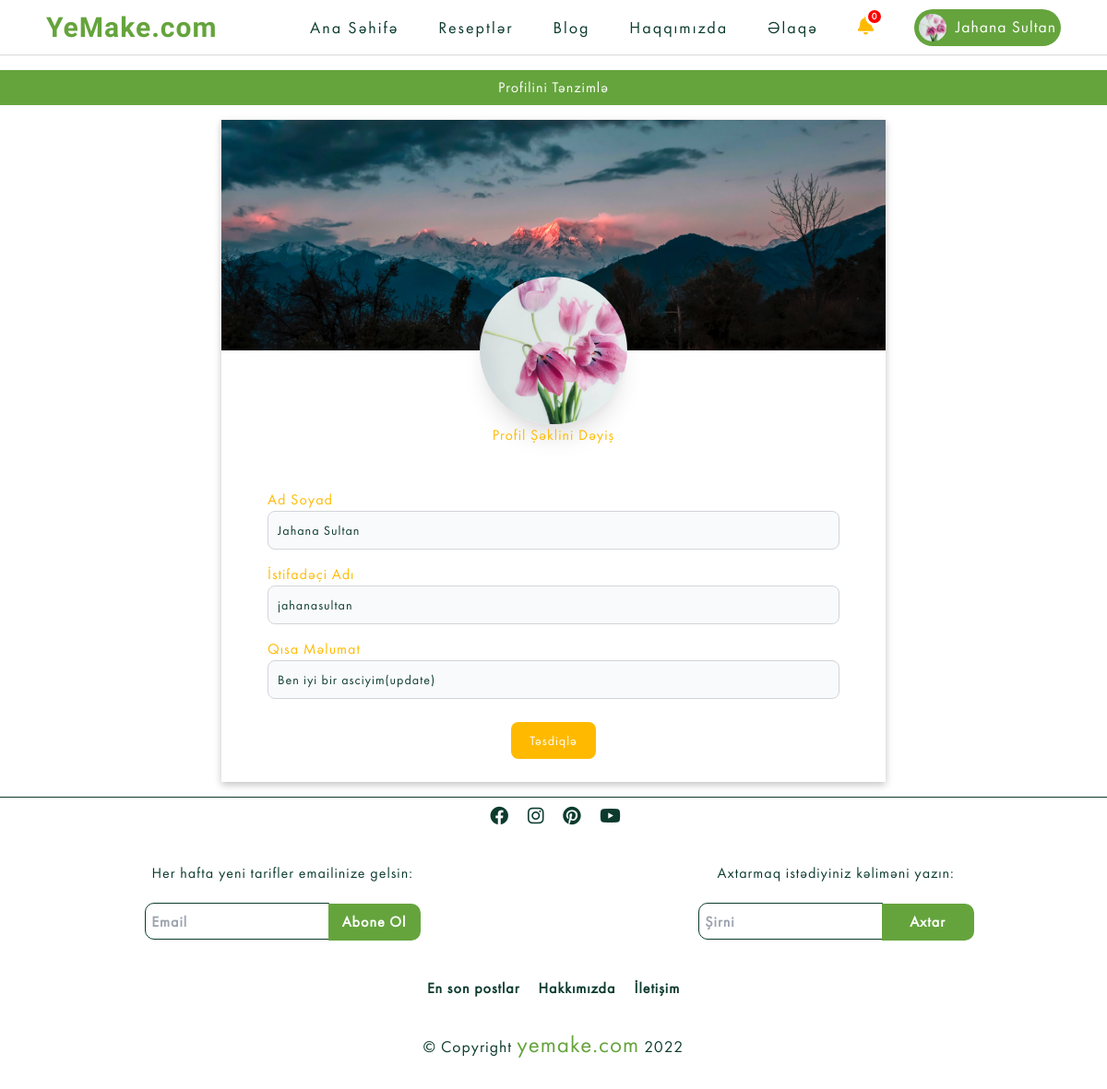
The page /edit-account/ (signed in) on the database its author committed.
### users/models.py (models this page shows, shortened)
class Profile(models.Model):
    user=models.OneToOneField(User, on_delete=models.CASCADE, null=True )
    username=models.CharField(max_length=100, null=True, blank=True)
    name=models.CharField(max_length=200, null=True, blank=True)
    email=models.EmailField(max_length=200,null=True,blank=True, unique=True)
    short_info=models.CharField(max_length=200, null=True, blank=True)
    profile_image=models.ImageField(upload_to='Users', null=True, blank=True,default='Users/user-default.jpg')
    cover_image=models.ImageField(upload_to='Users', blank=True, null=True, default='Users/cover.webp')
    slug=models.SlugField( verbose_name="Slug", null=True, unique=True)

### users/views.py (the view)
# urls.py: path('edit-account/', views.editAccount, name='edit-account'),path('user/<slug:slug>/',views.userAccount, name="Account"),
@login_required(login_url='signin')
def editAccount(request):
    profile=request.user.profile
    form=ProfileForm(instance=profile)
    if request.method=="POST":
        form=ProfileForm(request.POST, request.FILES, instance=profile)
        if form.is_valid():
            form.save()
            return redirect(f'/account/{profile.slug}')
    context={
        "form":form
    }
    return render(request, "users/profile_form.html",context)

### users/forms.py
class ProfileForm(ModelForm):
    class Meta:
        model=Profile
        email=forms.CharField(error_messages={'unique': u'My custom message'})
        fields=["name","cover_image","profile_image","username","short_info"]
        labels = {
            "cover_image": "Örtük Şəkli",
            'profile_image': 'Profil Şəkli',
            "name":"Ad Soyad",
            "username":"İstifadəçi Adı",
            "short_info":"Qısa Məlumat",
        }

### main/context_processors.py (called while the page is built)
def notification_count(request):
    if request.user.is_authenticated:
        profile=Profile.objects.get(username=request.user.username)
        notification=Notification.objects.filter(user=profile, is_seen=False)
        return {
          "push":notification
        }
    else:
        return {
            "push": {}
        }

### templates/users/profile_form.html (shortened to what this page needs)
{% extends "base.html" %}
{% load static %}
{% block css %}
<link rel="stylesheet" href='{% static '/css/profile-form.css' %}?{% now "U" %}'>
<link rel="stylesheet" href='{% static '/css/output.css' %}?{% now "U" %}'>
{% endblock css %}
{% block content %}
<h3 class="title">Profilini Tənzimlə</h3>
<div class="profile-form">
    <div class="form">
  <form action="{% url 'edit-account' %}" method='POST' enctype="multipart/form-data">
        <div class="profile-relative-div">
            <div class="cvr-img">
                <img src="" alt="cover-photo" id="cvr-img">
            </div>
            <div class="prf-img">
                <img src="" alt="profile-photo" id="prf-img">
                <label for="id_profile_image">Profil Şəklini Dəyiş</label>
            </div>
        </div>
<div class="field">
    <label for="id_name">{{form.name.label}}</label>
    {{form.name}}
    <label for="id_username">{{form.username.label}}</label>
    {{form.username}}
    <label for="id_short_info">{{form.short_info.label}}</label>
    {{form.short_info}}
</div>
<div class="flex justify-center">
    <button type="submit" class="text-white  focus:outline-none  font-medium rounded-lg text-sm w-full sm:w-auto px-5 py-2.5 text-center">Təsdiqlə</button></div>
</form>
</div>
</div>
{% endblock content %}

### templates/base.html (shortened to what this page needs)
{% load static %}
<!DOCTYPE html>
<html lang="tr">
<head>
    <link rel="stylesheet" href="https://cdnjs.cloudflare.com/ajax/libs/font-awesome/6.1.2/css/all.min.css"
 />
    <link href="https://unpkg.com/pattern.css" rel="stylesheet">
    <link rel="stylesheet" href="//cdn.jsdelivr.net/npm/alertifyjs@1.13.1/build/css/alertify.min.css"/>
    <link rel="stylesheet" href="//cdn.jsdelivr.net/npm/alertifyjs@1.13.1/build/css/themes/default.min.css"/>
    <link rel="stylesheet" href='{% static '/css/style.css' %}?{% now "U" %}'>
    {% block css %}{% endblock  %}
</head>
<body class="bg">
    <nav class="padding-x">
            <div class="logo">
        <a href="{% url 'index' %}">
          YeMake.com
        </a>
    </div>
        <ul class="nav-links">
            <li><a href="{% url 'index' %}">Ana Səhifə</a></li>
            <li><a href="{% url 'recipes' %}">Reseptlər</a></li>
            <li><a href="{% url 'blogs' %}">Blog</a></li>
            <li><a href="{% url 'aboutus' %}">Haqqımızda</a></li>
            <li><a href="{% url 'contact' %}">Əlaqə</a></li>
            {% if request.user.is_authenticated  %}
            <li class="notification-bell">
               <div class="notifications">
                   <i class="fa-solid fa-bell"></i>
                   <div class="count notification-count">
                    {% if push.count < 10 %}
                    {{push.count}}
                    {% else %}
                       9+
                    {% endif %}
                </div>
               </div>
            </li>
                <li class="profile-nav">
                    <div class="profile-go">
                        {% if user.profile.profile_image %}
                        <img src="{{user.profile.profile_image.url}}" alt="">
                        {% else %}
            <img src="{% static 'image/user-default.jpg' %}" alt="">
                        {% endif %}
                         <p>{{user.profile.name}}</p></div>
                </li>
            {% else %}
            <a href="{% url 'signin' %}">
                <li><button class="join-button" >Giriş Et</button></li>
            </a>
            {% endif %}
        </ul>
    </nav>
    {% block content %}
     {% endblock  %}
    <footer>
        <div class="footer">
            <div class="icons">
                <a href="#"><i class="fab fa-facebook"></i></a>
                <a href="#"><i class="fab fa-instagram"></i></a>
                <a href="#"><i class="fab fa-pinterest"></i></a>
                <a href="#"><i class="fab fa-youtube"></i></a>
            </div>
            <div class="input">
                <form class="subscribe" action="{% url 'subscribe' %}" method="POST">
                    <h5>Her hafta yeni tarifler emailinize gelsin:</h5>
                    <input type="email" placeholder="Email" name="email">
                    <button>Abone Ol</button>
                </form>
                <div class="search">
                    <h5>Axtarmaq istədiyiniz kəliməni yazın:</h5>
                    <form action="{% url 'recipes' %}" method="get" id="searchForm">
                    <input type='text' id="search" class="searchbar" placeholder="Axtar" name="search_query" />
                    <button type="submit" id="searchbarsubmit">Axtar</button>
                </form>
                </div>
            </div>
            <div class="footer-nav">
                <a href="">En son postlar</a>
                <a href="about.html">Hakkımızda</a>
                <a href="contact.html">İletişim</a>
            </div>
        </div>
        <div class="copyright">
            <p>© Copyright <span>yemake.com</span> {% now "Y" as current_year %}{{ current_year }} </p>
        </div>
    </footer>
</body>
</html>

### static/css/style.css (style rules this page uses)
:root { --dark-green: #0c3b2e; --light-green: #65A43D; --water-green: #bb8a72; --grass-green: #0c3b2e; --brokolli-green: #008c3f; --carrot: #65A43D; --yellow: #ffba00; }
* { margin: 0; padding: 0; color: #f2f5f7; letter-spacing: 1px; font-weight: 300; color: var(--dark-green); text-decoration: none; list-style: none; box-sizing: border-box; font-family: "Montserrat", sans-serif; font-family: "FuturaPT", sans-serif; }
h1, h2, h3, h4, h5, h6 { font-family: "FuturaPT", sans-serif; }
p { font-size: 1.1rem; }
html { scroll-behavior: smooth; }
img { width: 100%; height: 100%; }
.padding-x { padding-left: 50px; padding-right: 50px; }
h3.title { background-color: var(--carrot); backdrop-filter: blur(5px); -webkit-backdrop-filter: blur(5px); text-align: center; padding: 7px; word-wrap: break-word; color: #fff; margin: 1rem 0; }
button { cursor: pointer; }
img { object-fit: cover; }
nav { width: 100%; background-color: #fff; border-bottom: 1px solid rgb(221, 221, 221); box-shadow: rgba(27, 31, 35, 0.04) 0px 1px 0px, rgba(255, 255, 255, 0.25) 0px 1px 0px inset; display: flex; align-items: center; position: sticky; top: 0; z-index: 1000; justify-content: space-between; height: 60px; }
.logo { display: flex; align-items: center; transition: 0.3s ease; width: 25%; }
.logo a { text-decoration: none; font-size: 30px; font-weight: 900; color: var(--light-green); display: block; font-family: 'Fredericka the Great', cursive; }
.nav-links { display: flex; width: 74%; height: 100%; justify-content: space-between; align-items: center; }
.nav-links li a { display: inline-block; letter-spacing: 2px; transition: 0.3s ease; font-size: 18px; font-weight: 500; }
.profile-nav img { width: 30px; height: 30px; border-radius: 50%; margin-right: 10px; }
.profile-nav { padding: 5px; border-radius: 100vmax; background-color: var(--carrot); position: relative; }
.profile-nav p { color: #fff !important; }
.profile-go { display: flex; width: 100%; align-items: center; }
.notifications i { font-size: 20px; color: var(--yellow); }
.notifications { position: relative; cursor: pointer; }
.notifications .count { width: 20px; height: 20px; border: 3px solid #fff; display: flex; justify-content: center; align-items: center; background-color: red; border-radius: 50%; color: #fff; font-size: 10px; font-weight: 600; position: absolute; top: -10px; right: -10px; }
footer { width: 100%; min-height: 100px; background: #fff; border-top: 1.5px solid var(--dark-green); z-index: 100; text-align: center; margin-top: 1rem; }
.footer-nav { display: flex; justify-content: center; margin: 10px; }
.footer-nav a { text-decoration: none; margin: 10px; font-weight: 600; transition: 0.3s ease; }
.footer input { width: 200px; height: 40px; color: #131418; font-weight: 600; padding: 6.5px; border: 1px solid var(--dark-green); border-radius: 10px 0 0 10px; }
.footer button { height: 40px; width: 100px; background-color: var(--carrot); font-weight: 800; border: 0; padding: 5.5px; border-radius: 0 10px 10px 0; margin-left: -6px; color: #fff; }
.input { display: flex; justify-content: space-around; margin-bottom: 30px; }
footer i { transition: 0.5s; font-size: 20px; margin: 10px 5px 20px 10px; }
h5 { margin: 20px !important; font-weight: 600; }
.copyright p { padding: 10px 10px 30px 10px; margin-bottom: 0px !important; text-align: center; }
.copyright p span { color: var(--light-green); font-size: 25px; }
.searchbar { width: 300px; padding: 10px; }

### rows shown on the page
Profile: name "Jahana Sultan", username "jahanasultan", short_info "Ben iyi bir asciyim(update)"

### other values the page prints
{{ push.count }} "0"
{{ user.profile.name }} "Jahana Sultan"
{{ current_year }} "2022"
